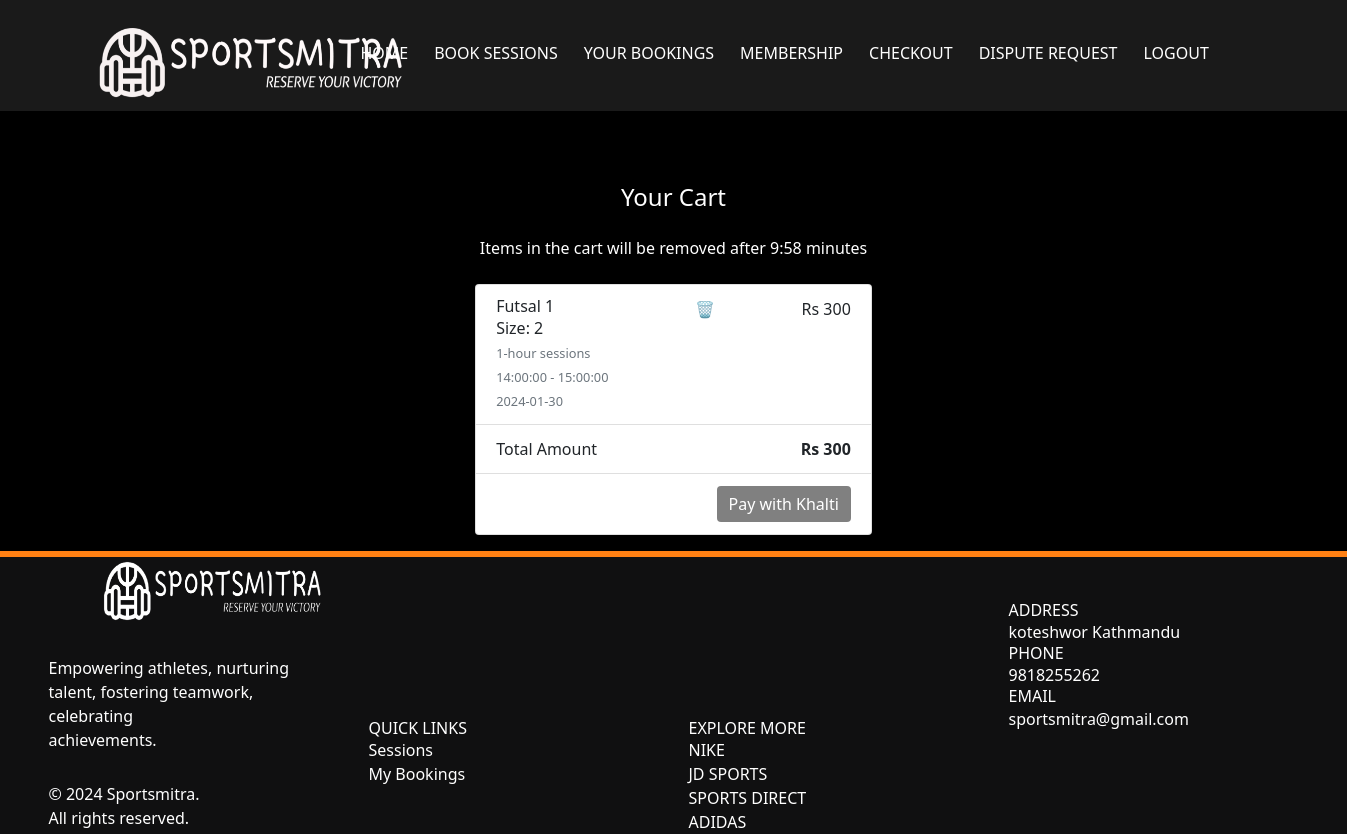
The page /checkout_page (signed in) on the database its author committed.
### app/models.py (models this page shows, shortened)
class Facility(db.Model):
    id = db.Column(db.Integer, primary_key=True)
    Name = db.Column(db.String(500), index=True)
    Capacity = db.Column(db.Integer, index=True)
    Start_Facility = db.Column(db.String(500), index=True)
    End_Facility = db.Column(db.String(500), index=True)

class Activity(db.Model):
    id = db.Column(db.Integer, primary_key=True)
    facility_id = db.Column(db.Integer, db.ForeignKey('facility.id'))
    Activity_Name = db.Column(db.String(500), index=True)
    Amount = db.Column(db.Integer, index=True)
    facility = db.relationship(
        "Facility", backref=db.backref("activities", lazy="dynamic"))

class Sessions(db.Model):
    __tablename__ = "Sessions"
    id = db.Column(db.Integer, primary_key=True)
    Date = db.Column(db.Date, index=True)
    Start_time = db.Column(db.Time, index=True)
    End_time = db.Column(db.Time, index=True)
    Remaining_Cap = db.Column(db.Integer, index=True)
    facility_id = db.Column(db.Integer, db.ForeignKey("facility.id"))
    facility = db.relationship(
        "Facility", backref=db.backref("sessions", lazy="dynamic"))
    activities = db.relationship(
        "Activity", secondary=session_activity_association, backref=db.backref("sessions", lazy="dynamic"))

### app/views.py (the view)
@app.route('/checkout_page', methods=['POST', 'GET'])
@login_required
@require_role(role="User")
def checkout_page():
    data = Booking.query.filter_by(
        user_id=current_user.id, Status="Saved").all()
    total_amount = sum([item.Size * item.activity.Amount for item in data])
    grouped_data = defaultdict(list)
    for item in data:
        grouped_data[item.session_id].append(item)
    aggregated_data = []
    for session_id, items in grouped_data.items():
        total_size = sum(item.Size for item in items)
        aggregated_data.append({
            'item': items[0],
            'quantity': len(items),
            'total_size': total_size
        })
    discount = 0
    if len(aggregated_data) >= 3:
        discount = int(total_amount * 0.15)
    if current_user.Member:
        discount = int(total_amount * 0.5)  # 50% discount for members
        total_amount = total_amount - discount  # Apply the member discount
    return render_template('checkout_page.html', data=aggregated_data, total_amount=total_amount, discount=discount, User=current_user)

### app/models.py (called while the page is built)
    def has_role(self, role_name):
        my_role = Role.query.filter_by(name=role_name).first()
        if my_role in self.roles:
            return True
        else:
            return False

### app/views.py (called while the page is built)
def require_role(role):
    def decorator(func):
        @wraps(func)
        def wrapped_function(*args, **kwargs):
            if not current_user.has_role(role):
                return redirect("/")
            else:
                return func(*args, **kwargs)
        return wrapped_function
    return decorator

@login_manager.user_loader
def load_user(id):
    return UserAccount.query.get(int(id))

### app/templates/checkout_page.html (shortened to what this page needs)
<!doctype html>
<html lang="en">
<head>
  <link href="../static/css/animate.css" rel="stylesheet">
  <link rel="stylesheet" href="../static/css/bootstrap.min.css" type="text/css">
  <link rel="stylesheet" type="text/css" href="../static/css/style.css">
  <link rel="stylesheet" href="https://cdn.jsdelivr.net/npm/tailwindcss@latest/dist/tailwind.min.css">
</head>
<body class="align-content-center">
<nav class="navbar navbar-expand-md navbar-dark">
  <div class="container" style="padding-top: 15px;">
    <a class="navbar-brand mr-auto" href="/"><img src="../static/images/nb.png" alt="Sportsmitra" class="logo"/></a>
    <div class="collapse navbar-collapse" id="collapsibleNavbar">
      <ul class="navbar-nav ml-auto">
        <li class="nav-item"><a class="nav-link" href="/user">Home</a></li>
        <li class="nav-item"><a class="nav-link" href="/lookup_venue">Book Sessions</a></li>
        <li class="nav-item"><a class="nav-link" href="/my_bookings">Your Bookings</a></li>
        <li class="nav-item"><a class="nav-link" href="{{ url_for('order_subscription', username=current_user.User) }}">Membership</a></li>
        <li class="nav-item"><a class="nav-link" href="/checkout_page">Checkout</a></li>
        <li class="nav-item"><a class="nav-link" href="/refund_form">Dispute Request</a></li>
        <li class="nav-item"><a class="nav-link" href="#" id="logout">Logout</a></li>
        <li class="nav-item">
        </li>
    </ul>
    </div>
  </div>
</nav>
<br>
<br>
<br>
{% if data %}
<div align="center">
  <h1 class="custom-text text-size">Your Cart</h1><br>
  <p class="custom-text">Items in the cart will be removed after <span id="timer">10:00</span> minutes</p>
</div>
<div class="container">
  <div class="row justify-content-center vh-100 align-items-center">
    <div class="col-md-4">
      <ul class="list-group mb-3 sticky-top">
        {% for item_info in data %}
        <li class="list-group-item d-flex justify-content-between lh-condensed">
          <div>
            <h6 class="my-0">{{item_info.item.session.facility.Name}}</h6>
            <span id="total-size">Size: {{ item_info.total_size }}</span><br>
            <small class="text-muted">{{ item_info.item.activity.Activity_Name }}</small><br>
            <small class="text-muted">{{ item_info.item.session.Start_time }} - {{ item_info.item.session.End_time }}</small><br>
            <small class="text-muted">{{ item_info.item.session.Date }}</small><br>
          </div>
          <a href="{{ url_for('delete_booking', booking_id=item_info.item.id) }}" class="text-danger delete-link" title="Delete">&#x1F5D1;</a>
          <span class="amount" id="amount">Rs {{ item_info.total_size * item_info.item.activity.Amount }}</span>
          {% endfor %}
        </li>
        {% if current_user.Member == False %}
        <li class="list-group-item d-flex justify-content-between">
          <span>Total Amount</span>
          <div id="total_amount">
            <strong>Rs {{ total_amount - discount }}</strong>
          </div>
        </li>
        <li class="list-group-item d-flex justify-content-between">
          <form action="/order_products" method="post">
            <button type="submit" class="btn btn-custom">Pay with Khalti</button>
          </form>
        </li>
        {% elif current_user.Member == True %}
        <li class="list-group-item d-flex justify-content-between">
          <span> </span>
          <a href="/payment_success" class="btn btn-custom" id="pay_now_link">Book Now</a>
        </li>
        {% endif %}
      </ul>
    </div>
  </div>
</div>
{% else %}
<b><h1 align="center" class="custom-text">No Item In Cart.</h1></b>
{% endif %}
<footer class="container-fluid">
  <div class="container">
    <div class="row">
      <div class="col-md-3 footer1 d-flex wow bounceInLeft" data-wow-delay=".25s">
        <div class="d-flex flex-wrap align-content-center"> <a href="#"><img src="../static/images/fnb.png" alt="logo" class="logo"></a>
          <p>Empowering athletes, nurturing talent, fostering teamwork, celebrating <br> achievements.</p>
          <p>&copy; 2024 Sportsmitra. <br>All rights reserved.<br> </p>
        </div>
      </div>
      <div class="col-md-3 footer2 wow bounceInUp" data-wow-delay=".25s" id="contact">
        <br>
        <br>
        <br>
        <br>
        <br>
        <br>
        <br>
        <h5>QUICK LINKS</h5>
        <a href="/lookup_venue">Sessions</a><br>
        <a href="/my_bookings">My Bookings</a><br>
      </div>
      <div class="col-md-3 footer2 wow bounceInUp" data-wow-delay=".25s" id="contact">
        <br>
        <br>
        <br>
        <br>
        <br>
        <br>
        <br>
        <h5>EXPLORE MORE</h5>
        <a href="https://www.nike.com">
          NIKE
        </a><br>
        <a href="https://www.jdsports.com">
          JD SPORTS
        </a><br>
        <a href="https://www.sportsdirect.com">
          SPORTS DIRECT
        </a><br>
        <a href="https://www.adidas.co.uk">
          ADIDAS
        </a><br>
      </div>
      <div class="col-md-3 footer3 wow bounceInRight" data-wow-delay=".25s">
        <h5>ADDRESS</h5>
        <p>koteshwor Kathmandu</p>
        <h5>PHONE</h5>
        <p>9818255262</p>
        <h5>EMAIL</h5>
        <p>sportsmitra@gmail.com</p>
      </div>
    </div>
  </div>
</footer>
</body>
</html>

### app/static/css/style.css (style rules this page uses)
body { font-family: "Lato", sans-serif; overflow: hidden; overflow-y: scroll; background-color: #000; }
body nav { background: rgba(255, 255, 255, 0.1); }
body nav .navbar-nav a { font-size: 16px; text-transform: uppercase; color: #fff !important; transition: all 0.3s; -webkit-transition: all 0.3s; -ms-transition: all 0.3s; -o-transition: all 0.3s; }
a, a:hover { color: #ff8013; }
footer { background: #101011; color: #fff; }
footer .footer1 p { margin-top: 30px; }
footer .footer3 { padding-top: 50px; }
footer::before { content: ""; position: absolute; border: 3px solid #ff8013; width: 100%; left: 0; }
.logo { height: 70px; width: auto; margin-left: 50px; margin-right: 50px; }
.btn-custom { background-color: grey; color: white; border: none; }
.custom-text { color: #fff; }
.text-size { font-size: 24px; }
.nav-item { flex: 0 0 auto; margin-right: 10px; }

### rows shown on the page
Facility: item.session.facility.Name "Futsal 1"
Activity: item.activity.Activity_Name "1-hour sessions", item_info.total_size*item_info.item.activity.Amount "300"

### other values the page prints
{{ item_info.total_size }} "2"
{{ item_info.item.session.Start_time }} "14:00:00"
{{ item_info.item.session.End_time }} "15:00:00"
{{ item_info.item.session.Date }} "2024-01-30"
{{ total_amount - discount }} "300"
